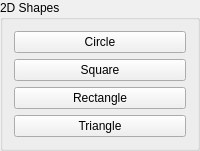
       <widget class="QGroupBox" name="groupBox">
        <property name="sizePolicy">
         <sizepolicy hsizetype="Minimum" vsizetype="Minimum">
          <horstretch>0</horstretch>
          <verstretch>0</verstretch>
         </sizepolicy>
        </property>
        <property name="palette">
         <palette>
          <active>
           <colorrole role="WindowText">
            <brush brushstyle="SolidPattern">
             <color alpha="255">
              <red>255</red>
              <green>255</green>
              <blue>255</blue>
             </color>
            </brush>
           </colorrole>
           <colorrole role="Button">
            <brush brushstyle="SolidPattern">
             <color alpha="255">
              <red>240</red>
              <green>240</green>
              <blue>240</blue>
             </color>
            </brush>
           </colorrole>
           <colorrole role="Light">
            <brush brushstyle="SolidPattern">
             <color alpha="255">
              <red>255</red>
              <green>255</green>
              <blue>255</blue>
             </color>
            </brush>
           </colorrole>
           <colorrole role="Midlight">
            <brush brushstyle="SolidPattern">
             <color alpha="255">
              <red>227</red>
              <green>227</green>
              <blue>227</blue>
             </color>
            </brush>
           </colorrole>
           <colorrole role="Dark">
            <brush brushstyle="SolidPattern">
             <color alpha="255">
              <red>160</red>
              <green>160</green>
              <blue>160</blue>
             </color>
            </brush>
           </colorrole>
           <colorrole role="Mid">
            <brush brushstyle="SolidPattern">
             <color alpha="255">
              <red>160</red>
              <green>160</green>
              <blue>160</blue>
             </color>
            </brush>
           </colorrole>
           <colorrole role="Text">
            <brush brushstyle="SolidPattern">
             <color alpha="255">
              <red>0</red>
              <green>0</green>
              <blue>0</blue>
             </color>
            </brush>
           </colorrole>
           <colorrole role="BrightText">
            <brush brushstyle="SolidPattern">
             <color alpha="255">
              <red>255</red>
              <green>255</green>
              <blue>255</blue>
             </color>
            </brush>
           </colorrole>
           <colorrole role="ButtonText">
            <brush brushstyle="SolidPattern">
             <color alpha="255">
              <red>0</red>
              <green>0</green>
              <blue>0</blue>
             </color>
            </brush>
           </colorrole>
           <colorrole role="Base">
            <brush brushstyle="SolidPattern">
             <color alpha="255">
              <red>255</red>
              <green>255</green>
              <blue>255</blue>
             </color>
            </brush>
           </colorrole>
           <colorrole role="Window">
            <brush brushstyle="SolidPattern">
             <color alpha="255">
              <red>64</red>
              <green>65</green>
              <blue>66</blue>
             </color>
            </brush>
           </colorrole>
           <colorrole role="Shadow">
            <brush brushstyle="SolidPattern">
             <color alpha="255">
              <red>105</red>
              <green>105</green>
              <blue>105</blue>
             </color>
            </brush>
           </colorrole>
           <colorrole role="Highlight">
            <brush brushstyle="SolidPattern">
             <color alpha="255">
              <red>0</red>
              <green>120</green>
              <blue>215</blue>
             </color>
            </brush>
           </colorrole>
           <colorrole role="HighlightedText">
            <brush brushstyle="SolidPattern">
             <color alpha="255">
              <red>255</red>
              <green>255</green>
              <blue>255</blue>
             </color>
            </brush>
           </colorrole>
           <colorrole role="Link">
            <brush brushstyle="SolidPattern">
             <color alpha="255">
              <red>0</red>
              <green>0</green>
              <blue>255</blue>
             </color>
            </brush>
           </colorrole>
           <colorrole role="LinkVisited">
            <brush brushstyle="SolidPattern">
             <color alpha="255">
              <red>255</red>
              <green>0</green>
              <blue>255</blue>
             </color>
            </brush>
           </colorrole>
           <colorrole role="AlternateBase">
            <brush brushstyle="SolidPattern">
             <color alpha="255">
              <red>245</red>
              <green>245</green>
              <blue>245</blue>
             </color>
            </brush>
           </colorrole>
           <colorrole role="NoRole">
            <brush brushstyle="NoBrush">
             <color alpha="255">
              <red>0</red>
              <green>0</green>
              <blue>0</blue>
             </color>
            </brush>
           </colorrole>
           <colorrole role="ToolTipBase">
            <brush brushstyle="SolidPattern">
             <color alpha="255">
              <red>255</red>
              <green>255</green>
              <blue>220</blue>
             </color>
            </brush>
           </colorrole>
           <colorrole role="ToolTipText">
            <brush brushstyle="SolidPattern">
             <color alpha="255">
              <red>0</red>
              <green>0</green>
              <blue>0</blue>
             </color>
            </brush>
           </colorrole>
           <colorrole role="PlaceholderText">
            <brush brushstyle="SolidPattern">
             <color alpha="128">
              <red>0</red>
              <green>0</green>
              <blue>0</blue>
             </color>
            </brush>
           </colorrole>
          </active>
          <inactive>
           <colorrole role="WindowText">
            <brush brushstyle="SolidPattern">
             <color alpha="255">
              <red>0</red>
              <green>0</green>
              <blue>0</blue>
             </color>
            </brush>
           </colorrole>
           <colorrole role="Button">
            <brush brushstyle="SolidPattern">
             <color alpha="255">
              <red>240</red>
              <green>240</green>
              <blue>240</blue>
             </color>
            </brush>
           </colorrole>
           <colorrole role="Light">
            <brush brushstyle="SolidPattern">
             <color alpha="255">
              <red>255</red>
              <green>255</green>
              <blue>255</blue>
             </color>
            </brush>
           </colorrole>
           <colorrole role="Midlight">
            <brush brushstyle="SolidPattern">
             <color alpha="255">
              <red>227</red>
              <green>227</green>
              <blue>227</blue>
             </color>
            </brush>
           </colorrole>
           <colorrole role="Dark">
            <brush brushstyle="SolidPattern">
             <color alpha="255">
              <red>160</red>
              <green>160</green>
              <blue>160</blue>
             </color>
            </brush>
           </colorrole>
           <colorrole role="Mid">
            <brush brushstyle="SolidPattern">
             <color alpha="255">
              <red>160</red>
              <green>160</green>
              <blue>160</blue>
             </color>
            </brush>
           </colorrole>
           <colorrole role="Text">
            <brush brushstyle="SolidPattern">
             <color alpha="255">
              <red>0</red>
              <green>0</green>
              <blue>0</blue>
             </color>
            </brush>
           </colorrole>
           <colorrole role="BrightText">
            <brush brushstyle="SolidPattern">
             <color alpha="255">
              <red>255</red>
              <green>255</green>
              <blue>255</blue>
             </color>
            </brush>
           </colorrole>
           <colorrole role="ButtonText">
            <brush brushstyle="SolidPattern">
             <color alpha="255">
              <red>0</red>
              <green>0</green>
              <blue>0</blue>
             </color>
            </brush>
           </colorrole>
           <colorrole role="Base">
            <brush brushstyle="SolidPattern">
             <color alpha="255">
              <red>255</red>
              <green>255</green>
              <blue>255</blue>
             </color>
            </brush>
           </colorrole>
           <colorrole role="Window">
            <brush brushstyle="SolidPattern">
             <color alpha="255">
              <red>240</red>
              <green>240</green>
              <blue>240</blue>
             </color>
            </brush>
           </colorrole>
           <colorrole role="Shadow">
            <brush brushstyle="SolidPattern">
             <color alpha="255">
              <red>105</red>
              <green>105</green>
              <blue>105</blue>
             </color>
            </brush>
           </colorrole>
           <colorrole role="Highlight">
            <brush brushstyle="SolidPattern">
             <color alpha="255">
              <red>240</red>
              <green>240</green>
              <blue>240</blue>
             </color>
            </brush>
           </colorrole>
           <colorrole role="HighlightedText">
            <brush brushstyle="SolidPattern">
             <color alpha="255">
              <red>0</red>
              <green>0</green>
              <blue>0</blue>
             </color>
            </brush>
           </colorrole>
           <colorrole role="Link">
            <brush brushstyle="SolidPattern">
             <color alpha="255">
              <red>0</red>
              <green>0</green>
              <blue>255</blue>
             </color>
            </brush>
           </colorrole>
           <colorrole role="LinkVisited">
            <brush brushstyle="SolidPattern">
             <color alpha="255">
              <red>255</red>
              <green>0</green>
              <blue>255</blue>
             </color>
            </brush>
           </colorrole>
           <colorrole role="AlternateBase">
            <brush brushstyle="SolidPattern">
             <color alpha="255">
              <red>245</red>
              <green>245</green>
              <blue>245</blue>
             </color>
            </brush>
           </colorrole>
           <colorrole role="NoRole">
            <brush brushstyle="NoBrush">
             <color alpha="255">
              <red>0</red>
              <green>0</green>
              <blue>0</blue>
             </color>
            </brush>
           </colorrole>
           <colorrole role="ToolTipBase">
            <brush brushstyle="SolidPattern">
             <color alpha="255">
              <red>255</red>
              <green>255</green>
              <blue>220</blue>
             </color>
            </brush>
           </colorrole>
           <colorrole role="ToolTipText">
            <brush brushstyle="SolidPattern">
             <color alpha="255">
              <red>0</red>
              <green>0</green>
              <blue>0</blue>
             </color>
            </brush>
           </colorrole>
           <colorrole role="PlaceholderText">
            <brush brushstyle="SolidPattern">
             <color alpha="128">
              <red>0</red>
              <green>0</green>
              <blue>0</blue>
             </color>
            </brush>
           </colorrole>
          </inactive>
          <disabled>
           <colorrole role="WindowText">
            <brush brushstyle="SolidPattern">
             <color alpha="255">
              <red>120</red>
              <green>120</green>
              <blue>120</blue>
             </color>
            </brush>
           </colorrole>
           <colorrole role="Button">
            <brush brushstyle="SolidPattern">
             <color alpha="255">
              <red>240</red>
              <green>240</green>
              <blue>240</blue>
             </color>
            </brush>
           </colorrole>
           <colorrole role="Light">
            <brush brushstyle="SolidPattern">
             <color alpha="255">
              <red>255</red>
              <green>255</green>
              <blue>255</blue>
             </color>
            </brush>
           </colorrole>
           <colorrole role="Midlight">
            <brush brushstyle="SolidPattern">
             <color alpha="255">
              <red>247</red>
              <green>247</green>
              <blue>247</blue>
             </color>
            </brush>
           </colorrole>
           <colorrole role="Dark">
            <brush brushstyle="SolidPattern">
             <color alpha="255">
              <red>160</red>
              <green>160</green>
              <blue>160</blue>
             </color>
            </brush>
           </colorrole>
           <colorrole role="Mid">
            <brush brushstyle="SolidPattern">
             <color alpha="255">
              <red>160</red>
              <green>160</green>
              <blue>160</blue>
             </color>
            </brush>
           </colorrole>
           <colorrole role="Text">
            <brush brushstyle="SolidPattern">
             <color alpha="255">
              <red>120</red>
              <green>120</green>
              <blue>120</blue>
             </color>
            </brush>
           </colorrole>
           <colorrole role="BrightText">
            <brush brushstyle="SolidPattern">
             <color alpha="255">
              <red>255</red>
              <green>255</green>
              <blue>255</blue>
             </color>
            </brush>
           </colorrole>
           <colorrole role="ButtonText">
            <brush brushstyle="SolidPattern">
             <color alpha="255">
              <red>120</red>
              <green>120</green>
              <blue>120</blue>
             </color>
            </brush>
           </colorrole>
           <colorrole role="Base">
            <brush brushstyle="SolidPattern">
             <color alpha="255">
              <red>240</red>
              <green>240</green>
              <blue>240</blue>
             </color>
            </brush>
           </colorrole>
           <colorrole role="Window">
            <brush brushstyle="SolidPattern">
             <color alpha="255">
              <red>64</red>
              <green>65</green>
              <blue>66</blue>
             </color>
            </brush>
           </colorrole>
           <colorrole role="Shadow">
            <brush brushstyle="SolidPattern">
             <color alpha="255">
              <red>0</red>
              <green>0</green>
              <blue>0</blue>
             </color>
            </brush>
           </colorrole>
           <colorrole role="Highlight">
            <brush brushstyle="SolidPattern">
             <color alpha="255">
              <red>0</red>
              <green>120</green>
              <blue>215</blue>
             </color>
            </brush>
           </colorrole>
           <colorrole role="HighlightedText">
            <brush brushstyle="SolidPattern">
             <color alpha="255">
              <red>255</red>
              <green>255</green>
              <blue>255</blue>
             </color>
            </brush>
           </colorrole>
           <colorrole role="Link">
            <brush brushstyle="SolidPattern">
             <color alpha="255">
              <red>0</red>
              <green>0</green>
              <blue>255</blue>
             </color>
            </brush>
           </colorrole>
           <colorrole role="LinkVisited">
            <brush brushstyle="SolidPattern">
             <color alpha="255">
              <red>255</red>
              <green>0</green>
              <blue>255</blue>
             </color>
            </brush>
           </colorrole>
           <colorrole role="AlternateBase">
            <brush brushstyle="SolidPattern">
             <color alpha="255">
              <red>245</red>
              <green>245</green>
              <blue>245</blue>
             </color>
            </brush>
           </colorrole>
           <colorrole role="NoRole">
            <brush brushstyle="NoBrush">
             <color alpha="255">
              <red>0</red>
              <green>0</green>
              <blue>0</blue>
             </color>
            </brush>
           </colorrole>
           <colorrole role="ToolTipBase">
            <brush brushstyle="SolidPattern">
             <color alpha="255">
              <red>255</red>
              <green>255</green>
              <blue>220</blue>
             </color>
            </brush>
           </colorrole>
           <colorrole role="ToolTipText">
            <brush brushstyle="SolidPattern">
             <color alpha="255">
              <red>0</red>
              <green>0</green>
              <blue>0</blue>
             </color>
            </brush>
           </colorrole>
           <colorrole role="PlaceholderText">
            <brush brushstyle="SolidPattern">
             <color alpha="128">
              <red>0</red>
              <green>0</green>
              <blue>0</blue>
             </color>
            </brush>
           </colorrole>
          </disabled>
         </palette>
        </property>
        <property name="title">
         <string>2D Shapes</string>
        </property>
        <layout class="QHBoxLayout" name="horizontalLayout_4">
         <item>
          <layout class="QVBoxLayout" name="verticalLayout">
           <item>
            <widget class="QPushButton" name="addCircleButton">
             <property name="text">
              <string>Circle</string>
             </property>
            </widget>
           </item>
           <item>
            <widget class="QPushButton" name="addSquareButton">
             <property name="text">
              <string>Square</string>
             </property>
            </widget>
           </item>
           <item>
            <widget class="QPushButton" name="addRectangleButton">
             <property name="text">
              <string>Rectangle</string>
             </property>
            </widget>
           </item>
           <item>
            <widget class="QPushButton" name="addTriangleButton">
             <property name="text">
              <string>Triangle</string>
             </property>
            </widget>
           </item>
          </layout>
         </item>
        </layout>
       </widget>
